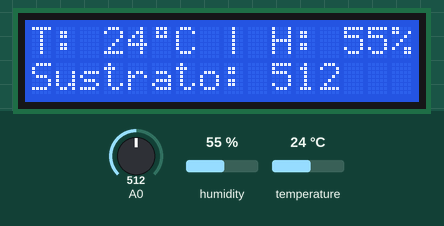
Bench run of a sketch on a simulated Arduino Uno, built with avr-gcc and run on an emulated ATmega328P. Shown: 16×2 character LCD. The test bench sets the inputs (shaded band); at power-on: humidity 55 %, A0 = 512, temperature 24 °C.

Above: at 1.2 s.
1.3 s: humidity set to 22 %
At 3.4 s:
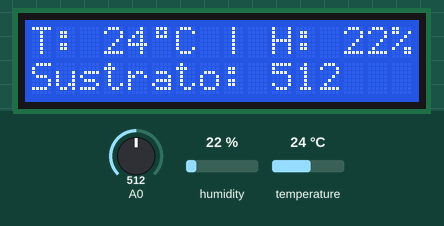
3.7 s: A0 set to 716
At 4.6 s:
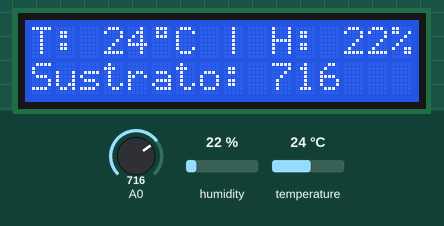
5.8 s: temperature set to 12 °C
At 7.1 s:
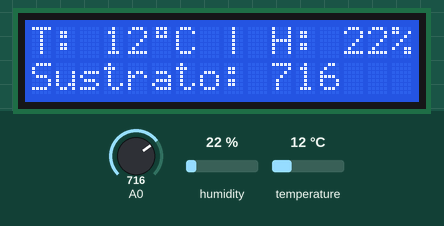
7.8 s: A0 set to 900
At 9.5 s:
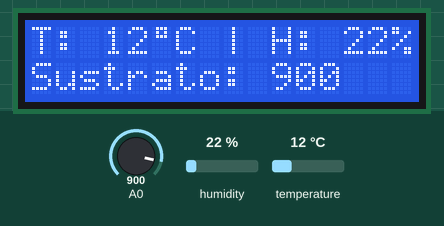
9.9 s: humidity set to 40 %
At 11.7 s:
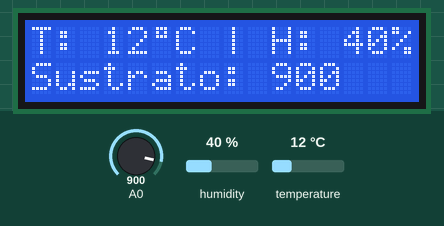
12.0 s: A0 set to 1023
At 13.1 s:
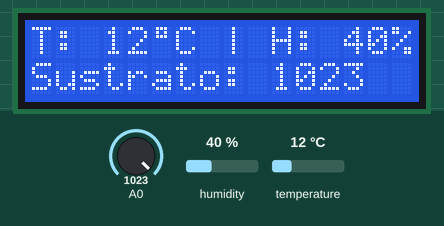
Timing chart, 0 to 15.0 s (numbered marks = the images above; inputs shaded):
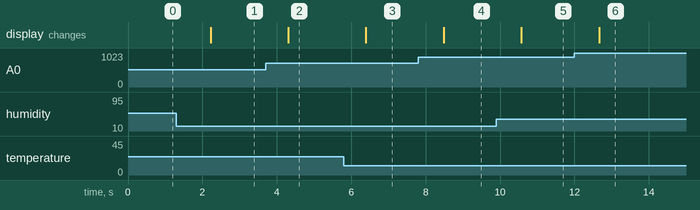

The sketch:

hongos.ino
```cpp
// Monitoreo de cultivo de hongos comestibles

#include <Wire.h>
#include <LiquidCrystal_I2C.h>
#include "DHT.h"

LiquidCrystal_I2C lcd(0x27, 16, 2);
DHT dht(2, DHT11);

byte grados[] = {
  B01110,
  B01010,
  B01110,
  B00000,
  B00000,
  B00000,
  B00000,
  B00000,
};

void setup() {

  lcd.begin();
  lcd.backlight();
  lcd.createChar(0, grados);
  dht.begin();

}

void loop() {

  //lectura de sensores
  int sensorSustrato = analogRead(A0);
  int humedad = dht.readHumidity();
  int temperatura = dht.readTemperature();

  lcd.setCursor(0, 0);
  lcd.print("T: ");
  lcd.print(temperatura);
  lcd.write(0);
  lcd.print("C | ");
  lcd.print("H: ");
  lcd.print(humedad);
  lcd.print("%");
  lcd.setCursor(0, 1);
  lcd.print("Sustrato:     ");
  lcd.setCursor(10, 1);
  lcd.print(sensorSustrato);

  delay(1000);

}
```

Measured:
- after the input at 1.3 s, the display: changes after 0.92 s (image 1)
- after the input at 3.7 s, the display: changes after 0.61 s (image 2)
- after the input at 5.8 s, the display: changes after 0.60 s (image 3)
- after the input at 7.8 s, the display: changes after 0.69 s (image 4)
- after the input at 9.9 s, the display: changes after 0.68 s (image 5)
- after the input at 12.0 s, the display: changes after 0.67 s (image 6)
